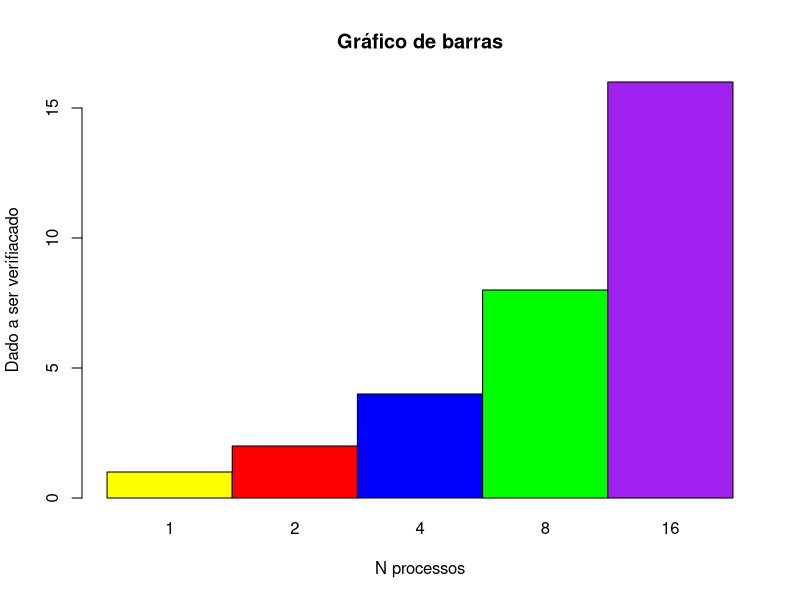

The R source for this figure:
names = c("1", "2", "4", "8", "16")
cores = c("yellow", "red", "blue", "green", "purple")

vals <- c(1, 2, 4, 8, 16)

mat <- matrix(vals, nrow=5, ncol=1)
y_lim <- range(0, vals)

pdf("bar_base.pdf")

barplot(mat, main="Gráfico de barras", xlab="N processos", ylab="Dado a ser verifiacado", ylim=y_lim, col=c("yellow", "red", "blue", "green", "purple"),
  names.arg=names, beside=TRUE)
